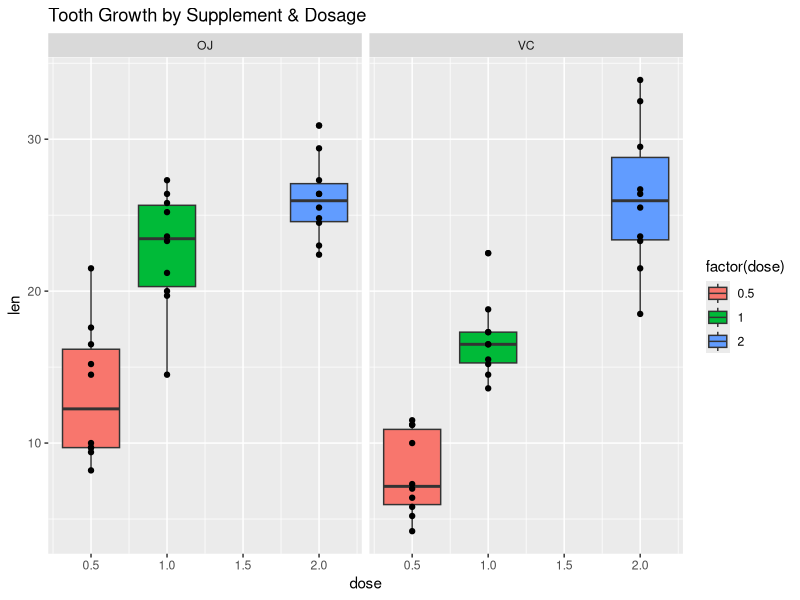

Generate this figure with R:
## ---- chunk 1
#Loading the ToothGrowth dataset
library(datasets)
data(ToothGrowth)

# Fetching the first few rows
head(ToothGrowth)

# Summarizing the dataset
summary(ToothGrowth)

## ---- chunk 2
unique(ToothGrowth$supp)
unique(ToothGrowth$dose)
## ---- chunk 3
library(ggplot2)
tg_supp_dose <- ggplot(ToothGrowth, aes(x=dose, y=len)) 
tg_supp_dose <- tg_supp_dose + geom_boxplot(aes(fill=factor(dose)))
tg_supp_dose <- tg_supp_dose + geom_point()
tg_supp_dose <- tg_supp_dose + facet_grid(.~supp)
tg_supp_dose <- tg_supp_dose + ggtitle("Tooth Growth by Supplement & Dosage")
tg_supp_dose
## ---- chunk 4
t.test(ToothGrowth$len[ToothGrowth$supp == "OJ"], 
       ToothGrowth$len[ToothGrowth$supp == "VC"],
       paired = FALSE,
       var.equal = FALSE)
## ---- chunk 5
t.test(ToothGrowth$len[ToothGrowth$dose == 2], 
       ToothGrowth$len[ToothGrowth$dose == 1],
       paired = FALSE,
       var.equal = TRUE)
